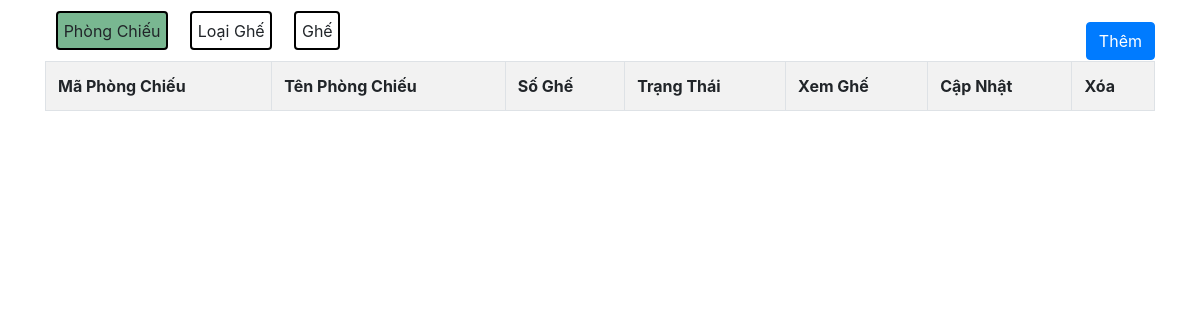
Page /pages/phongchieu.php on the earlier database version.
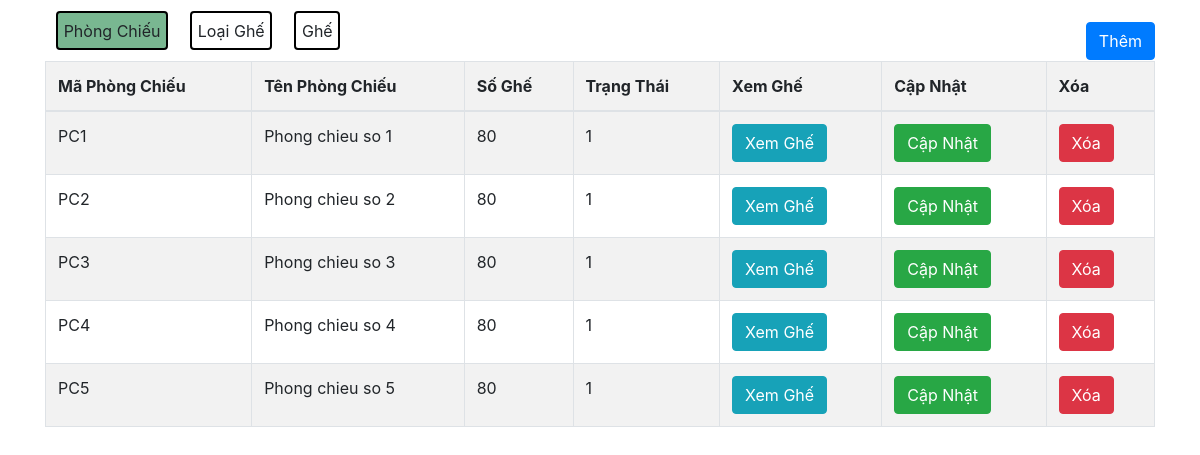
Same page on the later database version.
### tables this page shows
CREATE TABLE `phongchieu` (
  `MAPHONGCHIEU` varchar(10) NOT NULL,
  `TENPHONGCHIEU` varchar(255) DEFAULT NULL,
  `TRANGTHAI` tinyint(4) DEFAULT NULL,
  `SOGHE` smallint(6) DEFAULT NULL
);

### database/connectDatabase.php (called while the page is built, shortened)
<?php
class connectDatabase{
    public  $conn;
    public function __construct(){
        $this->servername = "localhost";
        $this->username = "root";
        $this->password = "Oanh2004!";
        $this->database = "cinema";
        $this->conn= new mysqli($this->servername,$this->username,$this->password,$this->database);
    }
    public function executeQuery($Querry) {
        try{
            $result = $this->conn->query($Querry);
            return $result;
        }catch(Exception $e){
            echo "Lỗi roogi kìa aaaaa: " . $e->getMessage();
            return false;
        }
    }
}

### pages/phongchieu.php (the view, shortened to what this page needs)
<?php
    require_once('./database/connectDatabase.php');
    $conn = new connectDatabase();
?>
<!DOCTYPE html>
<html lang="en">
<head>
    <link rel="stylesheet" href="https://cdn.jsdelivr.net/npm/bootstrap@4.6.2/dist/css/bootstrap.min.css">
</head>
<body>
<div class="container">
        <div class="box2">
            <button class="btn" id="btnPhongChieu" style="background-color: #79B791;">Phòng Chiếu</button>
            <button class="btn" id="btnLoaiGhe">Loại Ghế</button>
            <button class="btn" id="btnGhe">Ghế</button>
        </div>
            </div>
    <div class="container">
        <div id="contentPhongChieu" class="content active-content">
        <div class ="box1">
            <button class="btn btn-primary" data-toggle="modal" data-target="#exampleModal">Thêm</button>
        </div>
            <table class="table table-hover table-bordered table-striped">
                <thread>
                    <tr>
                        <th>Mã Phòng Chiếu</th>
                        <th>Tên Phòng Chiếu</th>
                        <th>Số Ghế</th>
                        <th>Trạng Thái</th>
                        <th>Xem Ghế</th>
                        <th>Cập Nhật</th>
                        <th>Xóa</th>
                    </tr>
                </thread>
                <tbody>
                <?php
                    $query = "SELECT * FROM phongchieu";
                    $result = $conn->executeQuery($query);
                    if(!$result) {
                        echo 'failed';
                    } else {
                        while($row = mysqli_fetch_assoc($result)) {
                            ?>
                            <tr>
                                <td><?php echo $row['MAPHONGCHIEU']; ?></td>
                                <td><?php echo $row['TENPHONGCHIEU']; ?></td>
                                <td><?php echo $row['SOGHE']; ?></td>
                                <td><?php echo $row['TRANGTHAI']; ?></td>
                                <td><button class="btn btn-info" onclick="openSeatMap('<?php echo $row['MAPHONGCHIEU']; ?>')">Xem Ghế</button></td>
                                <td><button class="btn btn-success" onclick="openEditForm('<?php echo $row['MAPHONGCHIEU']; ?>', '<?php echo $row['TENPHONGCHIEU']; ?>', '<?php echo $row['SOGHE']; ?>', '<?php echo $row['TRANGTHAI']; ?>')">Cập Nhật</button></td>
                                <td><a href="./pages/deletePhongChieu.php?id=<?php echo $row['MAPHONGCHIEU']; ?>" class="btn btn-danger">Xóa</a></td>
                            </tr>
                            <?php
                        }
                    }
                ?>
                </tbody>
            </table>
        </div>
</div>
</body>
</html>

Differences in the rows shown:
added phongchieu: MAPHONGCHIEU "PC1", TENPHONGCHIEU "Phong chieu so 1", SOGHE "80", TRANGTHAI "1"
added phongchieu: MAPHONGCHIEU "PC2", TENPHONGCHIEU "Phong chieu so 2", SOGHE "80", TRANGTHAI "1"
added phongchieu: MAPHONGCHIEU "PC3", TENPHONGCHIEU "Phong chieu so 3", SOGHE "80", TRANGTHAI "1"
added phongchieu: MAPHONGCHIEU "PC4", TENPHONGCHIEU "Phong chieu so 4", SOGHE "80", TRANGTHAI "1"
added phongchieu: MAPHONGCHIEU "PC5", TENPHONGCHIEU "Phong chieu so 5", SOGHE "80", TRANGTHAI "1"
